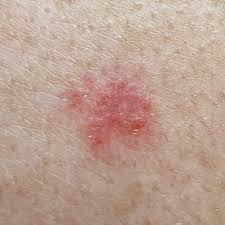
#> input picture dataset/train/train/skin_cancer/skin_cancer_65.jpg, 225 x 225 px, found by its file name
$ python gri.py
#> lines starting #> are read from the running program, lines starting #| are printed output that depends on the picture
import cv2
import numpy as np

# Renkli görüntüyü yükle
renkli_goruntu = cv2.imread('./dataset/train/train/skin_cancer/skin_cancer_65.jpg')
#> renkli_goruntu is the input picture: shape (225, 225, 3); mean B, G, R 146.8, 160.6, 188.2
kernel = np.ones((10,10),np.uint8)
# Görüntüyü gri tonlamalı hale dönüştür
gri_tonlamali_goruntu = cv2.cvtColor(renkli_goruntu, cv2.COLOR_BGR2GRAY)
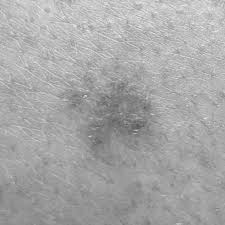
#> gri_tonlamali_goruntu: shape (225, 225); min 88, max 238, mean 167.3

# Gri tonlamalı görüntüyü göster
gri_tonlamali_goruntu = cv2.resize(gri_tonlamali_goruntu, None, fx=2, fy=2, interpolation=cv2.INTER_LINEAR)
#> gri_tonlamali_goruntu: shape (450, 450)
cv2.imshow('Gri Tonlamalı Görüntü', gri_tonlamali_goruntu)

opening = cv2.morphologyEx(gri_tonlamali_goruntu, cv2.MORPH_OPEN, kernel)
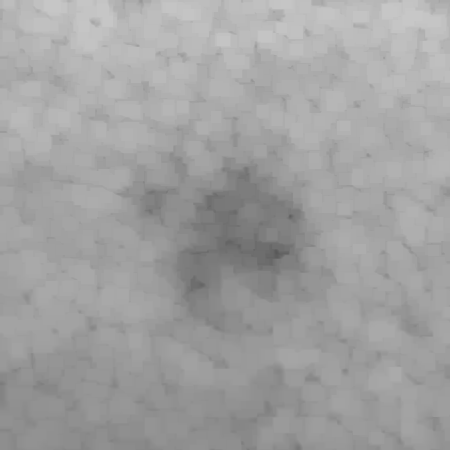
#> opening: shape (450, 450); min 89, max 199, mean 161.2
#closing = cv2.morphologyEx(gri_tonlamali_goruntu, cv2.MORPH_CLOSE, kernel)
#gradyan =cv2.morphologyEx(gri_tonlamali_goruntu,cv2.MORPH_GRADIENT,kernel)
#cv2.imshow('Gri', gradyan)
cv2.imshow('opening', opening)
#cv2.imshow('Closing', closing)
cv2.waitKey(0)
cv2.destroyAllWindows()

$ run again, with dataset/train/train/skin_cancer/skin_cancer_00.jpg copied over dataset/train/train/skin_cancer/skin_cancer_65.jpg
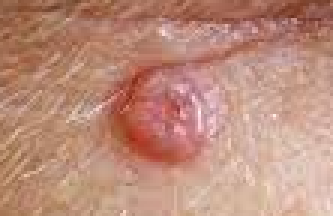
#> input picture dataset/train/train/skin_cancer/skin_cancer_00.jpg, 111 x 72 px, found by its file name (shown 3 times larger)
#> renkli_goruntu is the input picture: shape (72, 111, 3); mean B, G, R 122.8, 140.4, 188.5
#> `gri_tonlamali_goruntu = cv2.cvtColor(renkli_goruntu, cv2.COLOR_BGR2GRAY)`:
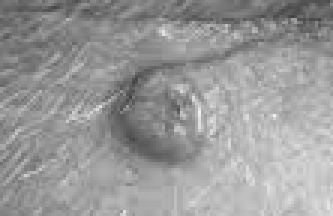
#> gri_tonlamali_goruntu: shape (72, 111) (shown 3 times larger); min 64, max 241, mean 152.8
#> `opening = cv2.morphologyEx(gri_tonlamali_goruntu, cv2.MORPH_OPEN, kern..`:
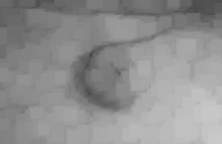
#> opening: shape (144, 222); min 72, max 201, mean 143.7

$ run again, with dataset/train/train/skin_cancer/skin_cancer_01.jpg copied over dataset/train/train/skin_cancer/skin_cancer_65.jpg
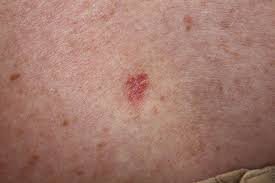
#> input picture dataset/train/train/skin_cancer/skin_cancer_01.jpg, 275 x 183 px, found by its file name
#> renkli_goruntu is the input picture: shape (183, 275, 3); mean B, G, R 109.7, 121.4, 162.6
#> `gri_tonlamali_goruntu = cv2.cvtColor(renkli_goruntu, cv2.COLOR_BGR2GRAY)`:
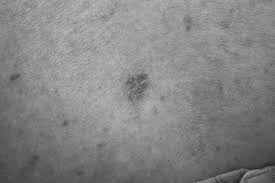
#> gri_tonlamali_goruntu: shape (183, 275); min 32, max 195, mean 132.4

$ run again, with dataset/train/train/skin_cancer/skin_cancer_02.jpg copied over dataset/train/train/skin_cancer/skin_cancer_65.jpg
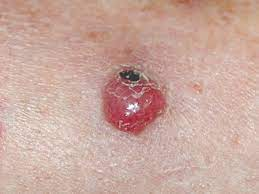
#> input picture dataset/train/train/skin_cancer/skin_cancer_02.jpg, 259 x 194 px, found by its file name
#> renkli_goruntu is the input picture: shape (194, 259, 3); mean B, G, R 158, 168, 201.4
#> `gri_tonlamali_goruntu = cv2.cvtColor(renkli_goruntu, cv2.COLOR_BGR2GRAY)`:
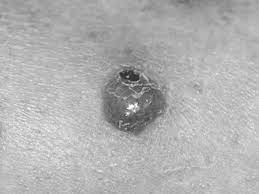
#> gri_tonlamali_goruntu: shape (194, 259); min 35, max 254, mean 176.9
#> `opening = cv2.morphologyEx(gri_tonlamali_goruntu, cv2.MORPH_OPEN, kern..`:
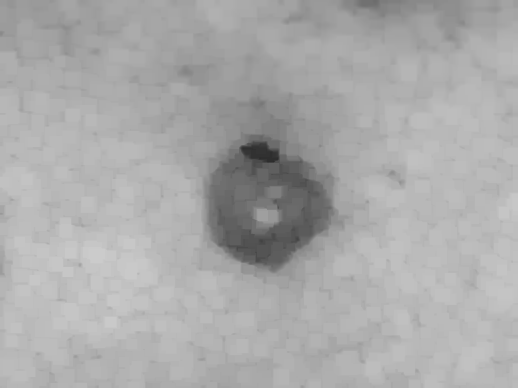
#> opening: shape (388, 518); min 43, max 203, mean 170.4
